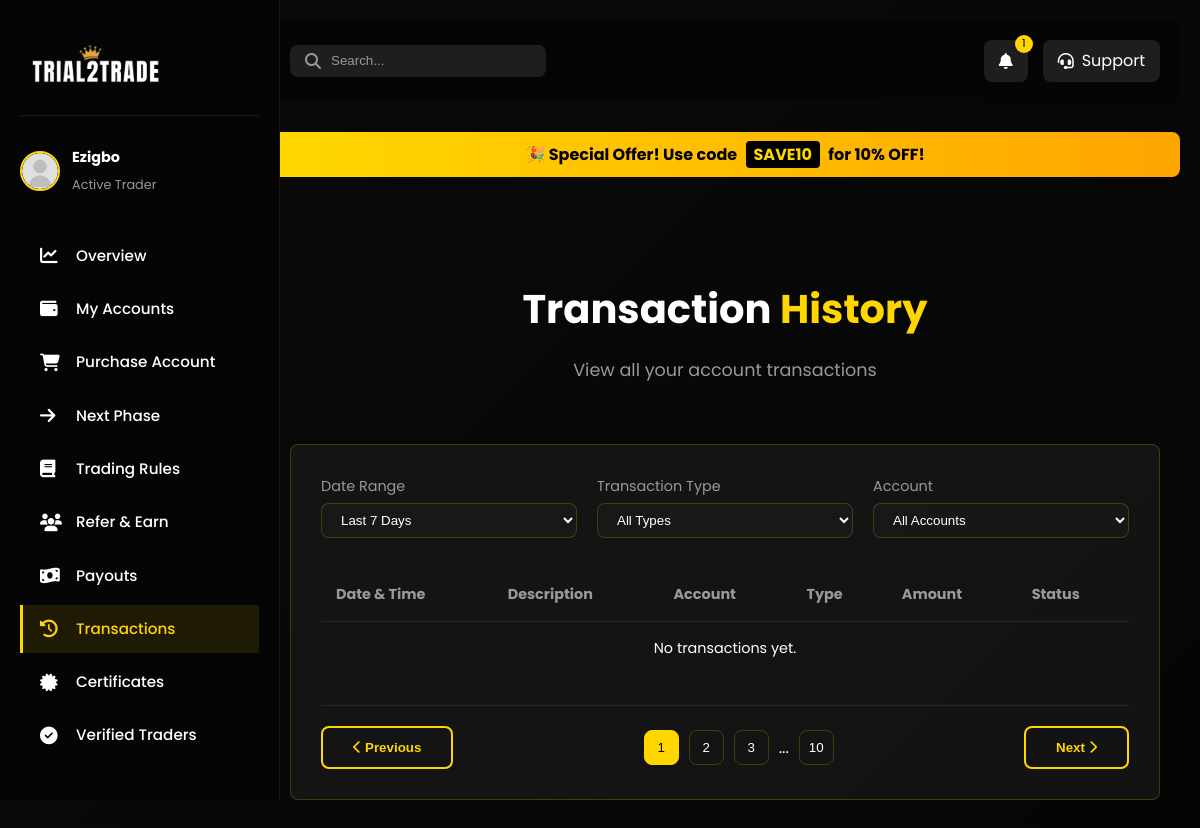
Before: /dashboard-transactions/ (signed in) with the older database file.
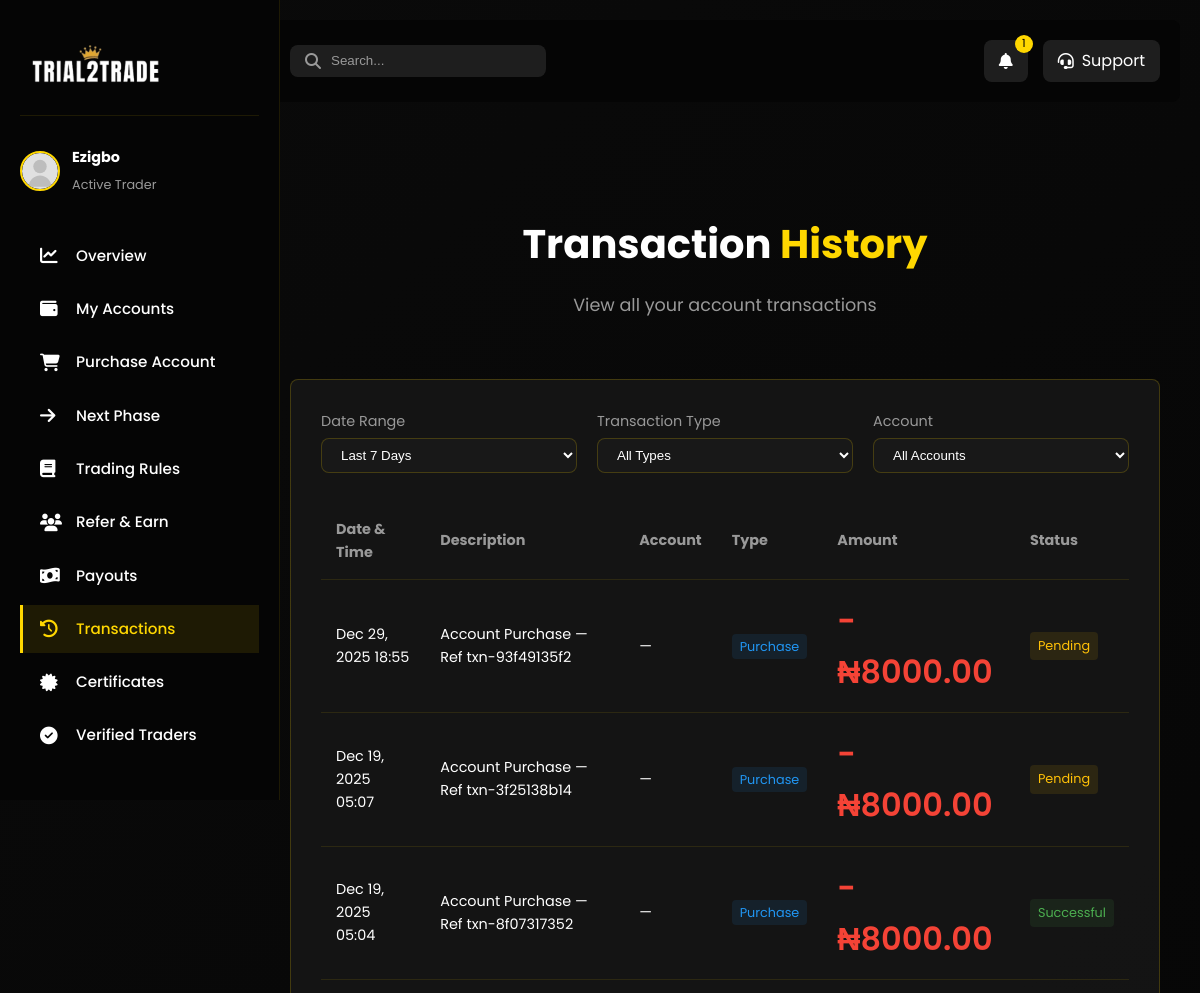
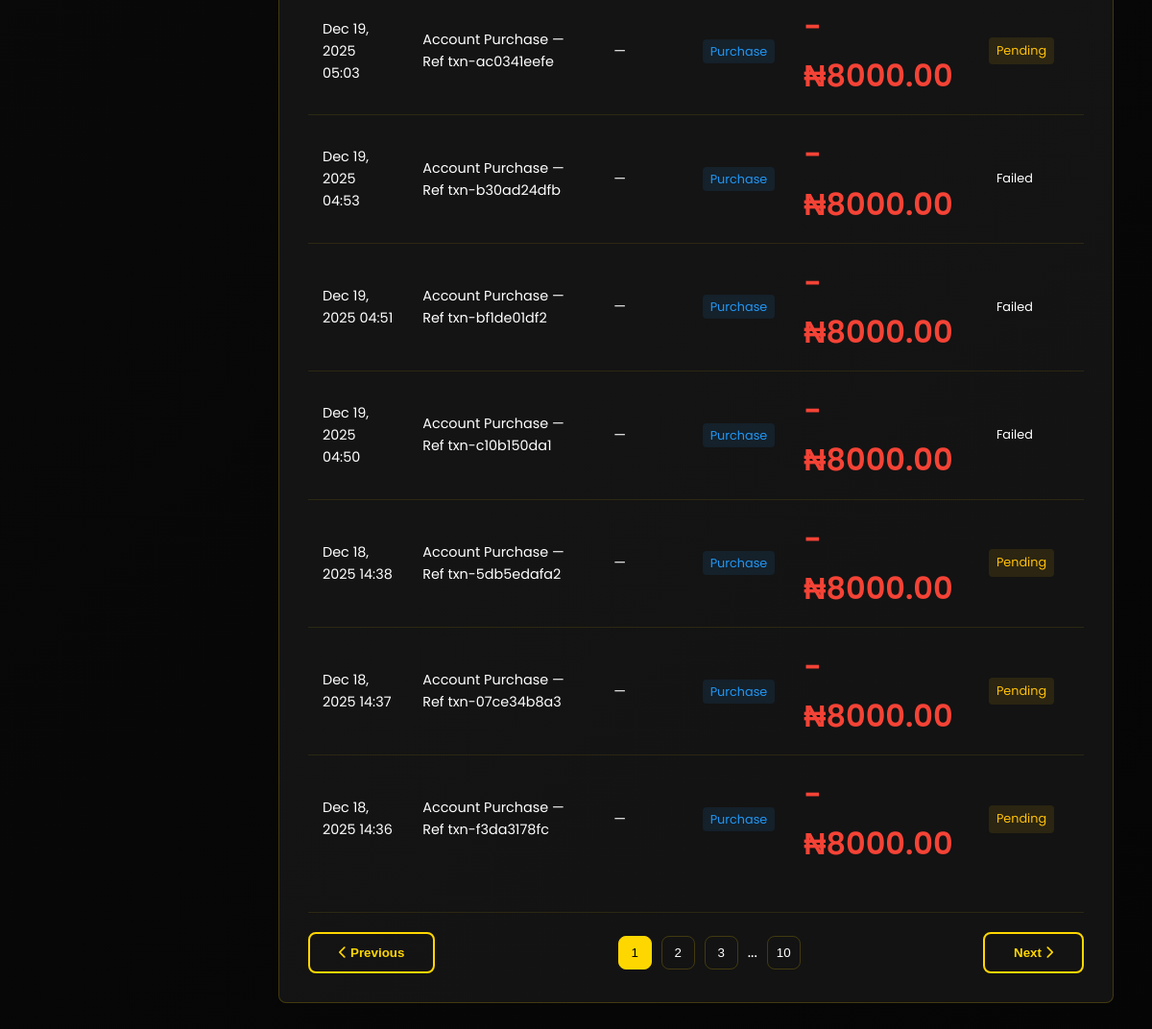
After: the same page with the newer database file (2 pictures, top to bottom).
### main/models.py (models this page shows, shortened)
class DiscountCode(models.Model):
    code = models.CharField(max_length=50, unique=True)
    percentage = models.PositiveIntegerField(default=0)
    is_active = models.BooleanField(default=True)
    created_at = models.DateTimeField(auto_now_add=True)

class Purchase(models.Model):
    PAYMENT_STATUS_CHOICES = (
        ('pending', 'Pending'),
        ('successful', 'Successful'),
        ('failed', 'Failed'),
    )
    user = models.ForeignKey(CustomUser, on_delete=models.CASCADE, related_name='purchases')
    amount = models.DecimalField(max_digits=10, decimal_places=2)
    tx_ref = models.CharField(max_length=200, unique=True)
    verified = models.BooleanField(default=False)
    created_at = models.DateTimeField(auto_now_add=True)
    payment_status = models.CharField(max_length=20, choices=PAYMENT_STATUS_CHOICES, default='pending')
    flutterwave_reference = models.CharField(max_length=200, blank=True, null=True)
    account = models.OneToOneField(MT5Account, on_delete=models.SET_NULL, null=True, blank=True, related_name='purchase')

### main/views.py (the view)
# urls.py: path('dashboard-transactions/', views.dashboard_transactions, name='dashboard_transactions'),
@login_required(login_url='/login_user')
def dashboard_transactions(request):
    purchases = Purchase.objects.filter(user=request.user).order_by('-created_at')
    return render(request, 'main/dashboard-transactions.html', {'purchases': purchases, 'global_alert': get_active_global_alert()})

### main/context_processors.py (called while the page is built)
def active_discount_code(request):
    active_code = DiscountCode.objects.filter(is_active=True).order_by('-created_at').first()
    return {'active_discount_code': active_code}

def announcement_count(request):
    count = Announcement.objects.filter(is_published=True).count()
    return {'announcement_count': count}

### main/views.py (called while the page is built)
def get_active_global_alert():
    try:
        from .models import GlobalAlert
        return GlobalAlert.objects.filter(is_active=True).order_by('-created_at').first()
    except Exception:
        return None

### main/templates/main/dashboard-transactions.html (shortened to what the changed rows need)
{% load static %}
<!DOCTYPE html>
<html lang="en">
<head>
    <link rel="stylesheet" href="{% static 'css/style.css' %}">
    <link rel="stylesheet" href="{% static 'css/dashboard.css' %}">
    <link rel="stylesheet" href="{% static 'css/dashboard-nav.css' %}">
    <link rel="stylesheet" href="https://cdnjs.cloudflare.com/ajax/libs/font-awesome/6.4.0/css/all.min.css">
    <link rel="stylesheet" href="{% static 'css/mobile-nav.css' %}">
</head>
<body>
    <main class="dashboard-content">
        <header class="dashboard-header">
            <div class="header-search">
            </div>
            <div class="header-actions">
            </div>
        </header>
        {% if active_discount_code %}
        <div class="discount-banner" style="background: linear-gradient(90deg, #FFD700, #FFA500); color: #000; padding: 10px; text-align: center; font-weight: bold; margin-bottom: 20px; border-radius: 8px; margin-top: 20px;">
            🎉 Special Offer! Use code <span style="background: #000; color: #FFD700; padding: 2px 8px; border-radius: 4px; margin: 0 5px;">{{ active_discount_code.code }}</span> for {{ active_discount_code.percentage }}% OFF!
        </div>
        {% endif %}
        <section class="dashboard-section active">
            <div class="section-header">
                <h2>Transaction <span class="highlight">History</span></h2>
            </div>
            <div class="transactions-container">
                <div class="transactions-table">
                    <table>
                        <thead>
                            <tr>
                                <th>Date & Time</th>
                                <th>Description</th>
                                <th>Account</th>
                                <th>Type</th>
                                <th>Amount</th>
                                <th>Status</th>
                            </tr>
                        </thead>
                        <tbody>
                            {% if purchases %}
                            {% for p in purchases %}
                            <tr>
                                <td>{{ p.created_at|date:"M d, Y H:i" }}</td>
                                <td>Account Purchase{% if p.tx_ref %} — Ref {{ p.tx_ref }}{% endif %}</td>
                                <td>
                                    {% if p.account %}
                                        {{ p.account.login }} ({{ p.account.account_size }})
                                    {% else %}
                                        —
                                    {% endif %}
                                </td>
                                <td><span class="transaction-type purchase">Purchase</span></td>
                                <td class="amount negative">-₦{{ p.amount|floatformat:2 }}</td>
                                <td>
                                    <span class="status {% if p.payment_status == 'successful' %}completed{% elif p.payment_status == 'pending' %}pending{% elif p.payment_status == 'failed' %}danger{% else %}pending{% endif %}">{{ p.payment_status|title }}</span>
                                </td>
                            </tr>
                            {% endfor %}
                            {% else %}
                            <tr>
                                <td colspan="6" style="text-align:center;">No transactions yet.</td>
                            </tr>
                            {% endif %}
                        </tbody>
                    </table>
                </div>
            </div>
        </section>
    </main>
</body>
</html>

Changed rows visible on the page:
removed DiscountCode: code "SAVE10", percentage "10"
added Purchase: created_at "Dec 29, 2025 18:55", tx_ref "txn-93f49135f2", amount "8000.00", payment_status "Pending"
added Purchase: created_at "Dec 19, 2025 05:07", tx_ref "txn-3f25138b14", amount "8000.00", payment_status "Pending"
added Purchase: created_at "Dec 19, 2025 05:04", tx_ref "txn-8f07317352", amount "8000.00", payment_status "Successful"
added Purchase: created_at "Dec 19, 2025 05:03", tx_ref "txn-ac0341eefe", amount "8000.00", payment_status "Pending"
added Purchase: created_at "Dec 19, 2025 04:53", tx_ref "txn-b30ad24dfb", amount "8000.00", payment_status "Failed"
added Purchase: created_at "Dec 19, 2025 04:51", tx_ref "txn-bf1de01df2", amount "8000.00", payment_status "Failed"
added Purchase: created_at "Dec 19, 2025 04:50", tx_ref "txn-c10b150da1", amount "8000.00", payment_status "Failed"
added Purchase: created_at "Dec 18, 2025 14:38", tx_ref "txn-5db5edafa2", amount "8000.00", payment_status "Pending"
now on this page (row edited): Purchase: created_at "Dec 18, 2025 14:37", tx_ref "txn-07ce34b8a3", amount "8000.00", payment_status "Pending"
now on this page (row edited): Purchase: created_at "Dec 18, 2025 14:36", tx_ref "txn-f3da3178fc", amount "8000.00", payment_status "Pending"
Other visible differences:
text no longer shown: "🎉 Special Offer! Use code for % OFF! No transactions yet."
